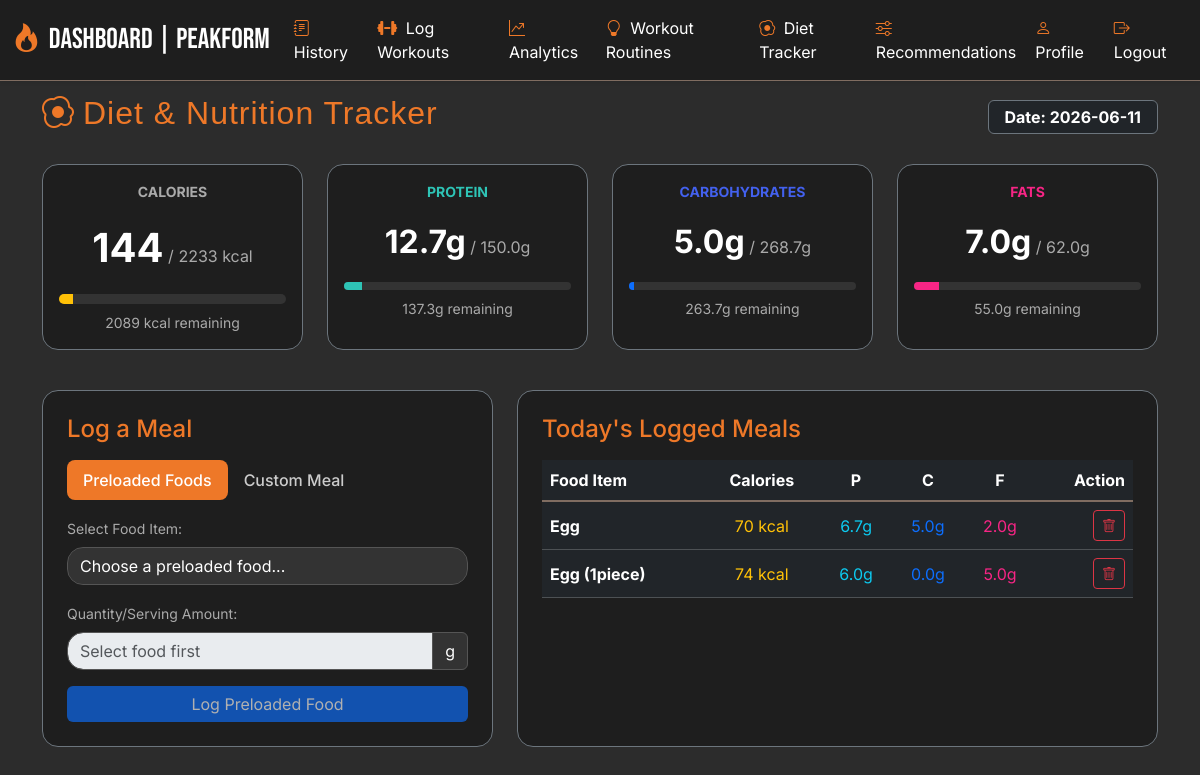
Page /diet (signed in) on the committed database.
### tables this page shows
CREATE TABLE daily_meals (
            id INTEGER PRIMARY KEY AUTOINCREMENT,
            user_id INTEGER NOT NULL,
            date TEXT NOT NULL,
            food_name TEXT NOT NULL,
            calories INTEGER NOT NULL,
            protein REAL DEFAULT 0,
            carbs REAL DEFAULT 0,
            fat REAL DEFAULT 0,
            FOREIGN KEY (user_id) REFERENCES users(id) ON DELETE CASCADE
        );

### app.py (the view)
@app.route('/diet')
def diet():
    if 'user' not in session:
        return redirect('/login')
    user_id = session['user_id']
    today_str = datetime.now().strftime("%Y-%m-%d")
    conn = sqlite3.connect('workout_tracker.db')
    c = conn.cursor()
    c.execute("SELECT age, gender, weight, height, activity_level, goal FROM users WHERE id = ?", (user_id,))
    user_data = c.fetchone()
    has_profile = False
    targets = None
    if user_data and all(x is not None for x in user_data):
        has_profile = True
        targets = calculate_targets(
            weight=user_data[2],
            height=user_data[3],
            age=user_data[0],
            gender=user_data[1],
            activity_level=user_data[4],
            goal=user_data[5]
        )
    c.execute("""
        SELECT id, food_name, calories, protein, carbs, fat
        FROM daily_meals
        WHERE user_id = ? AND date = ?
    """, (user_id, today_str))
    meals = c.fetchall()
    c.execute("SELECT id, name, serving_size, serving_unit, calories, protein, carbs, fat FROM foods ORDER BY name")
    foods_rows = c.fetchall()
    conn.close()
    preloaded_foods = []
    for f in foods_rows:
        preloaded_foods.append({
            'id': f[0],
            'name': f[1],
            'serving_size': f[2],
            'serving_unit': f[3],
            'calories': f[4],
            'protein': f[5],
            'carbs': f[6],
            'fat': f[7]
        })
    intake = {
        'calories': sum(m[2] for m in meals),
        'protein': round(sum(m[3] for m in meals), 1),
        'carbs': round(sum(m[4] for m in meals), 1),
        'fat': round(sum(m[5] for m in meals), 1)
    }
    return render_template(
        'diet.html',
        has_profile=has_profile,
        targets=targets,
        meals=meals,
        intake=intake,
        current_date=today_str,
        preloaded_foods=preloaded_foods
    )

### templates/diet.html (shortened to what this page needs)
{% extends "base.html" %}
{% block content %}
<div class="container py-4">
    <div class="d-flex justify-content-between align-items-center mb-4 flex-wrap">
        <h2><i class="bi bi-egg-fried me-2" style="color: var(--primary);"></i>Diet & Nutrition Tracker</h2>
        <span class="badge bg-dark border border-secondary px-3 py-2 fs-6">Date: {{ current_date }}</span>
    </div>
    {% if not has_profile %}
    <div class="card p-4 border border-warning text-center mb-4">
        <div class="card-body">
            <h4 class="text-warning mb-3"><i class="bi bi-exclamation-triangle animate-bounce"></i> Profile Incomplete</h4>
            <p class="text-muted">You haven't configured your physical metrics profile. Please update your profile to calculate customized target calories and macronutrients.</p>
            <a href="/profile" class="btn btn-primary mt-2">Manage Profile</a>
        </div>
    </div>
    {% else %}
    <div class="row mb-4">
        <div class="col-lg-3 col-md-6 mb-3">
            <div class="card p-3 border border-secondary text-center h-100">
                <small class="text-muted text-uppercase fw-bold">Calories</small>
                <div class="my-3">
                    <span class="fs-1 fw-bold text-white">{{ intake.calories }}</span>
                    <span class="text-muted">/ {{ targets.calories }} kcal</span>
                </div>
                {% set cal_pct = (intake.calories / targets.calories * 100) | round | int %}
                {% if cal_pct > 100 %}{% set cal_pct = 100 %}{% endif %}
                <div class="progress" style="height: 10px; background-color: #333;">
                    <div class="progress-bar bg-warning" role="progressbar" style="width: {{ cal_pct }}%;"></div>
                </div>
                <small class="text-muted mt-2">{{ targets.calories - intake.calories }} kcal remaining</small>
            </div>
        </div>
        <div class="col-lg-3 col-md-6 mb-3">
            <div class="card p-3 border border-secondary text-center h-100">
                <small class="text-muted text-uppercase fw-bold" style="color: #2ec4b6 !important;">Protein</small>
                <div class="my-3">
                    <span class="fs-2 fw-bold text-white">{{ intake.protein }}g</span>
                    <span class="text-muted">/ {{ targets.protein }}g</span>
                </div>
                {% set pro_pct = (intake.protein / targets.protein * 100) | round | int %}
                {% if pro_pct > 100 %}{% set pro_pct = 100 %}{% endif %}
                <div class="progress" style="height: 8px; background-color: #333;">
                    <div class="progress-bar" role="progressbar" style="width: {{ pro_pct }}%; background-color: #2ec4b6;"></div>
                </div>
                <small class="text-muted mt-2">{{ (targets.protein - intake.protein) | round(1) }}g remaining</small>
            </div>
        </div>
        <div class="col-lg-3 col-md-6 mb-3">
            <div class="card p-3 border border-secondary text-center h-100">
                <small class="text-muted text-uppercase fw-bold" style="color: #4361ee !important;">Carbohydrates</small>
                <div class="my-3">
                    <span class="fs-2 fw-bold text-white">{{ intake.carbs }}g</span>
                    <span class="text-muted">/ {{ targets.carbs }}g</span>
                </div>
                {% set carb_pct = (intake.carbs / targets.carbs * 100) | round | int %}
                {% if carb_pct > 100 %}{% set carb_pct = 100 %}{% endif %}
                <div class="progress" style="height: 8px; background-color: #333;">
                    <div class="progress-bar bg-primary" role="progressbar" style="width: {{ carb_pct }}%;"></div>
                </div>
                <small class="text-muted mt-2">{{ (targets.carbs - intake.carbs) | round(1) }}g remaining</small>
            </div>
        </div>
        <div class="col-lg-3 col-md-6 mb-3">
            <div class="card p-3 border border-secondary text-center h-100">
                <small class="text-muted text-uppercase fw-bold" style="color: #f72585 !important;">Fats</small>
                <div class="my-3">
                    <span class="fs-2 fw-bold text-white">{{ intake.fat }}g</span>
                    <span class="text-muted">/ {{ targets.fat }}g</span>
                </div>
                {% set fat_pct = (intake.fat / targets.fat * 100) | round | int %}
                {% if fat_pct > 100 %}{% set fat_pct = 100 %}{% endif %}
                <div class="progress" style="height: 8px; background-color: #333;">
                    <div class="progress-bar" role="progressbar" style="width: {{ fat_pct }}%; background-color: #f72585;"></div>
                </div>
                <small class="text-muted mt-2">{{ (targets.fat - intake.fat) | round(1) }}g remaining</small>
            </div>
        </div>
    </div>
    {% endif %}
    <div class="row">
        <div class="col-md-5 mb-4">
            <div class="card p-4 border border-secondary h-100" style="background-color: var(--light-dark);">
                <h4 class="mb-3" style="color: var(--primary);">Log a Meal</h4>
                <ul class="nav nav-pills mb-3" id="pills-tab" role="tablist">
                    <li class="nav-item" role="presentation">
                        <button class="nav-link active" id="pills-preloaded-tab" data-bs-toggle="pill" data-bs-target="#pills-preloaded" type="button" role="tab" aria-controls="pills-preloaded" aria-selected="true">Preloaded Foods</button>
                    </li>
                    <li class="nav-item" role="presentation">
                        <button class="nav-link" id="pills-custom-tab" data-bs-toggle="pill" data-bs-target="#pills-custom" type="button" role="tab" aria-controls="pills-custom" aria-selected="false">Custom Meal</button>
                    </li>
                </ul>
                <div class="tab-content" id="pills-tabContent">
                    <div class="tab-pane fade show active" id="pills-preloaded" role="tabpanel" aria-labelledby="pills-preloaded-tab">
                        <form action="/diet/add_preloaded" method="post">
                            <div class="mb-3">
                                <label for="foodSelect" class="form-label text-muted small">Select Food Item:</label>
                                <select class="form-control" name="food_id" id="foodSelect" required>
                                    <option value="" disabled selected>Choose a preloaded food...</option>
                                </select>
                            </div>
                            <div class="mb-3">
                                <label for="quantityInput" class="form-label text-muted small">Quantity/Serving Amount:</label>
                                <div class="input-group">
                                    <input type="number" step="0.1" class="form-control" name="quantity" id="quantityInput" placeholder="Select food first" required disabled>
                                    <span class="input-group-text" id="unitLabel" style="background-color: #333; color: #fff; border-color: #555;">g</span>
                                </div>
                            </div>
                            <button type="submit" class="btn btn-primary w-100" id="logPreloadedBtn" disabled>Log Preloaded Food</button>
                        </form>
                    </div>
                </div>
            </div>
        </div>
        <div class="col-md-7 mb-4">
            <div class="card p-4 border border-secondary h-100" style="background-color: var(--light-dark);">
                <h4 class="mb-3" style="color: var(--primary);">Today's Logged Meals</h4>
                {% if not meals %}
                <div class="text-center py-5">
                    <i class="bi bi-basket text-muted" style="font-size: 3rem;"></i>
                    <p class="text-muted mt-2">No meals logged for today yet.</p>
                </div>
                {% else %}
                <div class="table-responsive">
                    <table class="table table-dark table-hover align-middle">
                        <thead>
                            <tr style="border-bottom: 2px solid var(--grey);">
                                <th>Food Item</th>
                                <th class="text-center">Calories</th>
                                <th class="text-center">P</th>
                                <th class="text-center">C</th>
                                <th class="text-center">F</th>
                                <th class="text-end">Action</th>
                            </tr>
                        </thead>
                        <tbody>
                            {% for meal in meals %}
                            <tr>
                                <td><strong>{{ meal[1] }}</strong></td>
                                <td class="text-center text-warning">{{ meal[2] }} kcal</td>
                                <td class="text-center text-info">{{ meal[3] }}g</td>
                                <td class="text-center text-primary">{{ meal[4] }}g</td>
                                <td class="text-center" style="color: #f72585;">{{ meal[5] }}g</td>
                                <td class="text-end">
                                    <form action="/diet/delete/{{ meal[0] }}" method="post" onsubmit="return confirm('Are you sure you want to delete this log?');">
                                        <button type="submit" class="btn btn-outline-danger btn-sm px-2 py-1" title="Delete Meal">
                                            <i class="bi bi-trash"></i>
                                        </button>
                                    </form>
                                </td>
                            </tr>
                            {% endfor %}
                        </tbody>
                    </table>
                </div>
                {% endif %}
            </div>
        </div>
    </div>
</div>
{% endblock %}

### static/style.css (style rules this page uses)
.card { background-color: var(--light-dark); border-radius: 1rem; }
* { box-sizing: border-box; }
:root { --primary: #EE7828; --dark: #2c2c2c; --grey: #806d61; --light-dark: #1e1e1e; }
body { background-color: var(--dark); color: white; font-family: 'Inter', sans-serif; min-height: 100vh; }
h1, h2, h3 { font-family: 'Helvetica', sans-serif; letter-spacing: 1px; color: var(--primary); }
.btn-primary { background-color: var(--primary); border: none; transition: 0.3s ease-in-out; }
.form-label { color: var(--grey) }
.form-control { background-color: #333; color:white; border: 1px solid #555; border-radius: 1rem; }
.text-muted { color: #aaa !important; }

### templates/diet.html (style rules this page uses)
.nav-pills .nav-link.active { background-color: var(--primary) !important; color: white !important; }
.nav-pills .nav-link { color: #ccc; font-weight: 500; border-radius: 0.5rem; }

### rows in the picture
daily_meals: food_name "Egg", calories "70", protein "6.7", carbs "5.0", fat "2.0"
daily_meals: food_name "Egg (1piece)", calories "74", protein "6.0", carbs "0.0", fat "5.0"

### other values in the picture
{{ intake.calories }} "144"
{{ targets.calories }} "2233"
{{ targets.calories - intake.calories }} "2089"
{{ intake.protein }} "12.7"
{{ targets.protein }} "150.0"
{{ (targets.protein - intake.protein) | round(1) }} "137.3"
{{ intake.carbs }} "5.0"
{{ targets.carbs }} "268.7"
{{ (targets.carbs - intake.carbs) | round(1) }} "263.7"
{{ intake.fat }} "7.0"
{{ targets.fat }} "62.0"
{{ (targets.fat - intake.fat) | round(1) }} "55.0"
